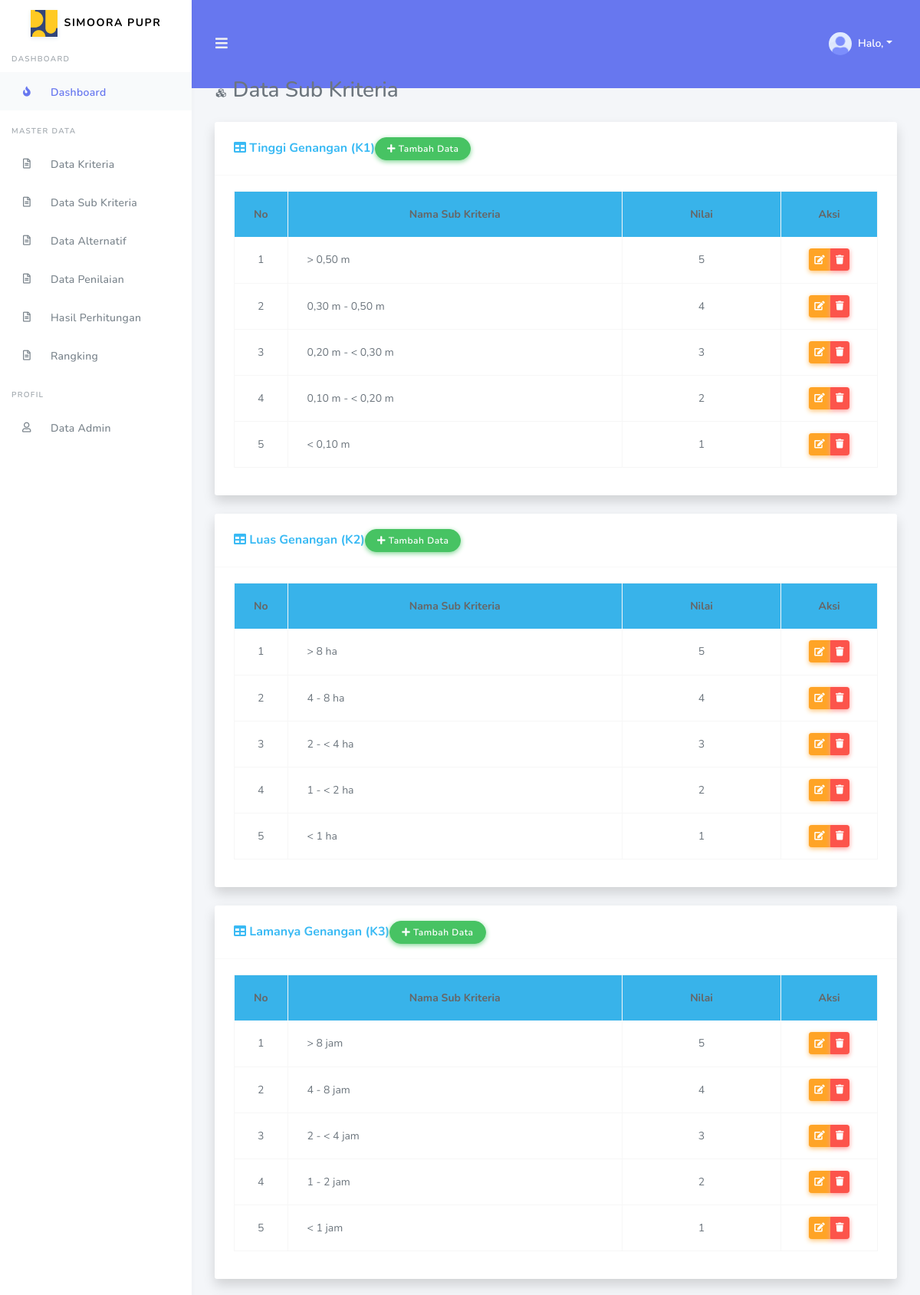
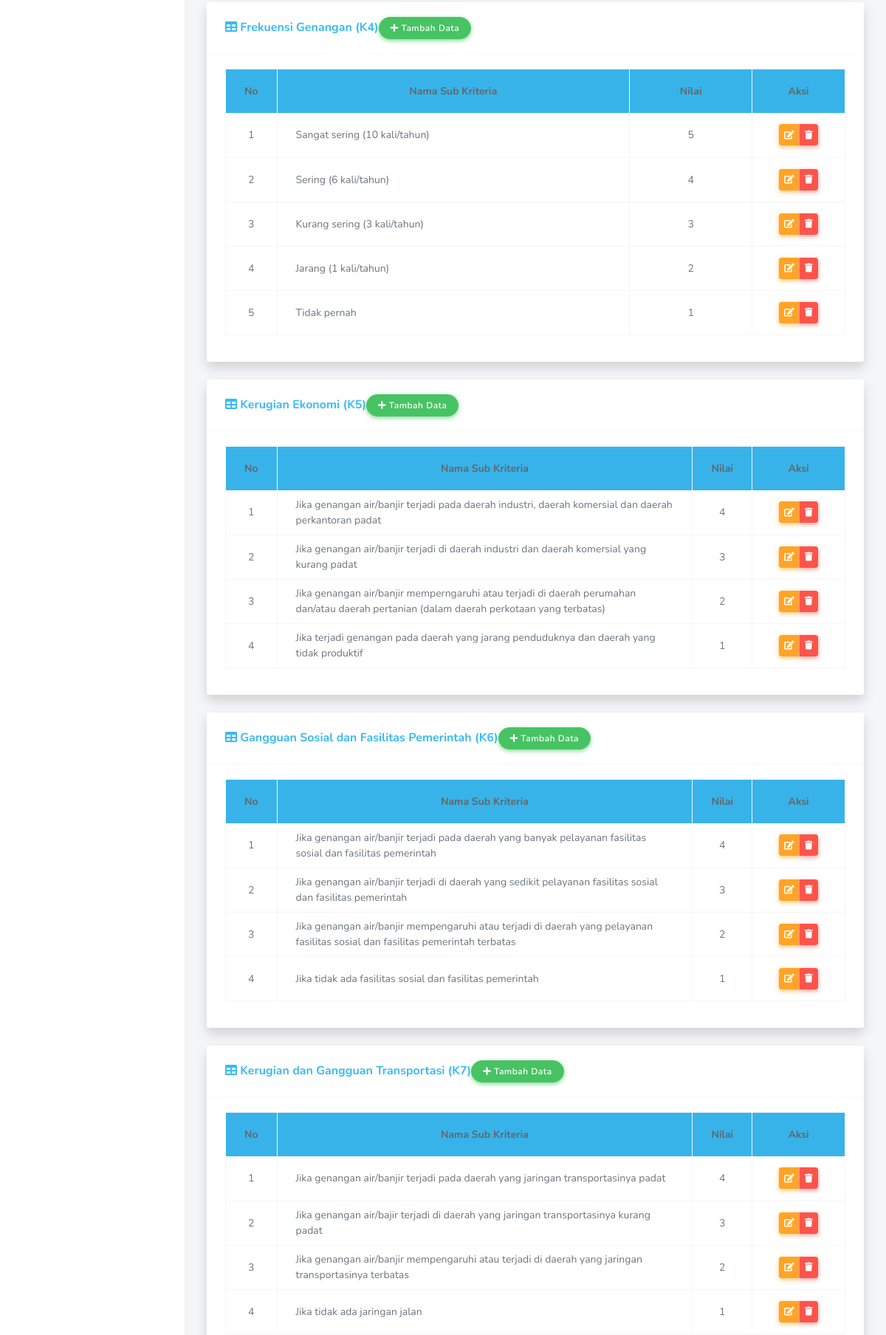
The page /index.php/admin/data_subkriteria (upper part) on the database its author committed (2 pictures, top to bottom).
### tables this page shows
CREATE TABLE `tb_kriteria` (
  `id_kriteria` int(3) NOT NULL,
  `kode_kriteria` varchar(3) NOT NULL,
  `nama_kriteria` varchar(50) NOT NULL,
  `bobot` int(3) NOT NULL,
  `jenis` varchar(10) NOT NULL,
  `alias` varchar(50) NOT NULL
);

CREATE TABLE `tb_subkriteria` (
  `id_subkriteria` int(3) NOT NULL,
  `id_kriteria` int(3) NOT NULL,
  `nama_subkriteria` varchar(1000) NOT NULL,
  `nilai` float NOT NULL
);

### application/controllers/admin/Data_subkriteria.php (called while the page is built, shortened)
<?php
class Data_subkriteria extends CI_Controller
{
    public function index()
    {
        $data = [
            'page' => "Sub Kriteria",
            'list' => $this->M_datasubkriteria->tampil(),
            'kriteria' => $this->M_datasubkriteria->get_kriteria(),
            'count_kriteria' => $this->M_datasubkriteria->count_kriteria(),
            'sub_kriteria' => $this->M_datasubkriteria->get_data()
        ];
        $this->load->view('template_admin/v_head');
        $this->load->view('template_admin/v_header');
        $this->load->view('template_admin/v_sidebar');
        $this->load->view('admin/Data_subkriteria', $data);
        $this->load->view('template_admin/v_footer');
    }
}

### index.php (called while the page is built, shortened)
<?php
require_once BASEPATH.'core/CodeIgniter.php';

### application/models/M_datasubkriteria.php (called while the page is built, shortened)
<?php
class M_datasubkriteria extends CI_Model
{
    public function tampil()
    {
        $query = $this->db->get('tb_subkriteria');
        return $query->result();
    }
    public function get_kriteria()
    {
        $query = $this->db->get('tb_kriteria');
        return $query->result();
    }
    public function data_sub_kriteria($id_kriteria)
    {
        $query = $this->db->query("SELECT * FROM tb_subkriteria WHERE id_kriteria='$id_kriteria'  ORDER BY nilai DESC;");
        return $query->result_array();
    }
}

### application/views/admin/Data_subkriteria.php (the view, shortened to what this page needs)
<div class="main-content">
  <div class="d-sm-flex align-items-center justify-content-between mb-4">
    <h1 class="h3 mb-0 text-gray-800"><i class="fas fa-fw fa-cubes"></i> Data Sub Kriteria</h1>
  </div>
  <?php foreach ($kriteria as $key) : ?>
    <div class="card shadow mb-4">
      <div class="card-header py-3">
        <div class="d-sm-flex align-items-center justify-content-between">
          <h6 class="m-0 font-weight-bold text-info"><i class="fa fa-table"></i> <?= $key->nama_kriteria . " (" . $key->kode_kriteria . ")" ?></h6>
          <a href="#tambah<?= $key->id_kriteria ?>" data-toggle="modal" class="btn btn-sm btn-success"> <i class="fa fa-plus"></i> Tambah Data </a>
        </div>
      </div>
      <div class="card-body">
        <div class="table-responsive">
          <table class="table table-bordered" width="100%" cellspacing="0">
            <thead class="bg-info text-white">
              <tr align="center">
                <th width="5%">No</th>
                <th>Nama Sub Kriteria</th>
                <th>Nilai</th>
                <th width="15%">Aksi</th>
              </tr>
            </thead>
            <tbody>
              <?php
              $sub_kriteria1 = $this->M_datasubkriteria->data_sub_kriteria($key->id_kriteria);
              $no = 1;
              foreach ($sub_kriteria1 as $key) :
              ?>
                <tr align="center">
                  <td><?= $no ?></td>
                  <td align="left"><?= $key['nama_subkriteria'] ?></td>
                  <td><?= $key['nilai'] ?></td>
                  <td>
                    <div class="btn-group" role="group">
                      <a data-toggle="modal" title="Edit Data" href="#editsk<?= $key['id_subkriteria'] ?>" class="btn btn-warning btn-sm"><i class="fa fa-edit"></i></a>
                      <a data-toggle="tooltip" data-placement="bottom" title="Hapus Data" href="<?= base_url('admin/Data_subkriteria/hapus/' . $key['id_subkriteria']) ?>" onclick="return confirm ('Apakah anda yakin untuk meghapus data ini')" class="btn btn-danger btn-sm"><i class="fa fa-trash"></i></a>
                    </div>
                  </td>
                </tr>
              <?php
                $no++;
              endforeach
              ?>
            </tbody>
          </table>
        </div>
      </div>
    </div>
  <?php endforeach ?>
</div>

### rows shown on the page
tb_kriteria: nama_kriteria "Tinggi Genangan", kode_kriteria "K1"
tb_subkriteria: nama_subkriteria "> 0,50 m", nilai "5"
tb_subkriteria: nama_subkriteria "0,30 m - 0,50 m", nilai "4"
tb_subkriteria: nama_subkriteria "0,20 m - < 0,30 m", nilai "3"
tb_subkriteria: nama_subkriteria "0,10 m - < 0,20 m", nilai "2"
tb_subkriteria: nama_subkriteria "< 0,10 m", nilai "1"
tb_kriteria: nama_kriteria "Luas Genangan", kode_kriteria "K2"
tb_subkriteria: nama_subkriteria "> 8 ha", nilai "5"
tb_subkriteria: nama_subkriteria "4 - 8 ha", nilai "4"
tb_subkriteria: nama_subkriteria "2 - < 4 ha", nilai "3"
tb_subkriteria: nama_subkriteria "1 - < 2 ha", nilai "2"
tb_subkriteria: nama_subkriteria "< 1 ha", nilai "1"
tb_kriteria: nama_kriteria "Lamanya Genangan", kode_kriteria "K3"
tb_subkriteria: nama_subkriteria "> 8 jam", nilai "5"
tb_subkriteria: nama_subkriteria "4 - 8 jam", nilai "4"
tb_subkriteria: nama_subkriteria "2 - < 4 jam", nilai "3"
tb_subkriteria: nama_subkriteria "1 - 2 jam", nilai "2"
tb_subkriteria: nama_subkriteria "< 1 jam", nilai "1"
tb_kriteria: nama_kriteria "Frekuensi Genangan", kode_kriteria "K4"
tb_subkriteria: nama_subkriteria "Sangat sering (10 kali/tahun)", nilai "5"
tb_subkriteria: nama_subkriteria "Sering (6 kali/tahun)", nilai "4"
tb_subkriteria: nama_subkriteria "Kurang sering (3 kali/tahun)", nilai "3"
tb_subkriteria: nama_subkriteria "Jarang (1 kali/tahun)", nilai "2"
tb_subkriteria: nama_subkriteria "Tidak pernah", nilai "1"
tb_kriteria: nama_kriteria "Kerugian Ekonomi", kode_kriteria "K5"
tb_subkriteria: nama_subkriteria "Jika genangan air/banjir terjadi pada daerah industri, daerah komersial dan daerah perkantoran padat", nilai "4"
tb_subkriteria: nama_subkriteria "Jika genangan air/banjir terjadi di daerah industri dan daerah komersial yang kurang padat", nilai "3"
tb_subkriteria: nama_subkriteria "Jika genangan air/banjir memperngaruhi atau terjadi di daerah perumahan dan/atau daerah pertanian (dalam daerah perkotaan yang terbatas)", nilai "2"
tb_subkriteria: nama_subkriteria "Jika terjadi genangan pada daerah yang jarang penduduknya dan daerah yang tidak produktif", nilai "1"
tb_kriteria: nama_kriteria "Gangguan Sosial dan Fasilitas Pemerintah", kode_kriteria "K6"
tb_subkriteria: nama_subkriteria "Jika genangan air/banjir terjadi pada daerah yang banyak pelayanan fasilitas sosial dan fasilitas pemerintah", nilai "4"
tb_subkriteria: nama_subkriteria "Jika genangan air/banjir terjadi di daerah yang sedikit pelayanan fasilitas sosial dan fasilitas pemerintah", nilai "3"
tb_subkriteria: nama_subkriteria "Jika genangan air/banjir mempengaruhi atau terjadi di daerah yang pelayanan fasilitas sosial dan fasilitas pemerintah terbatas", nilai "2"
tb_subkriteria: nama_subkriteria "Jika tidak ada fasilitas sosial dan fasilitas pemerintah", nilai "1"
tb_kriteria: nama_kriteria "Kerugian dan Gangguan Transportasi", kode_kriteria "K7"
tb_subkriteria: nama_subkriteria "Jika genangan air/banjir terjadi pada daerah yang jaringan transportasinya padat", nilai "4"
tb_subkriteria: nama_subkriteria "Jika genangan air/bajir terjadi di daerah yang jaringan transportasinya kurang padat", nilai "3"
tb_subkriteria: nama_subkriteria "Jika genangan air/banjir mempengaruhi atau terjadi di daerah yang jaringan transportasinya terbatas", nilai "2"
tb_subkriteria: nama_subkriteria "Jika tidak ada jaringan jalan", nilai "1"
